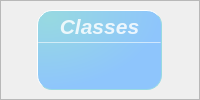
                       <widget class="QFrame" name="frame_6">
                        <property name="frameShape">
                         <enum>QFrame::StyledPanel</enum>
                        </property>
                        <property name="frameShadow">
                         <enum>QFrame::Raised</enum>
                        </property>
                        <layout class="QHBoxLayout" name="horizontalLayout_22">
                         <property name="spacing">
                          <number>6</number>
                         </property>
                         <property name="leftMargin">
                          <number>5</number>
                         </property>
                         <property name="topMargin">
                          <number>5</number>
                         </property>
                         <property name="rightMargin">
                          <number>5</number>
                         </property>
                         <property name="bottomMargin">
                          <number>5</number>
                         </property>
                         <item>
                          <widget class="QFrame" name="Class_QF1">
                           <property name="minimumSize">
                            <size>
                             <width>125</width>
                             <height>80</height>
                            </size>
                           </property>
                           <property name="maximumSize">
                            <size>
                             <width>125</width>
                             <height>80</height>
                            </size>
                           </property>
                           <property name="toolTipDuration">
                            <number>0</number>
                           </property>
                           <property name="styleSheet">
                            <string notr="true">QFrame#Class_QF1{
color: rgb(255, 255, 255);
border-radius: 15px;
background-color:qradialgradient(cx:0, cy:0, radius:1, fx:0.1, fy:0.1, stop:0  #97D9E1,  stop:1   #8EC5FC);
border: 1px outset #97D9E1;
}
</string>
                           </property>
                           <property name="frameShape">
                            <enum>QFrame::StyledPanel</enum>
                           </property>
                           <property name="frameShadow">
                            <enum>QFrame::Raised</enum>
                           </property>
                           <layout class="QVBoxLayout" name="verticalLayout_7" stretch="0,2,1">
                            <property name="spacing">
                             <number>0</number>
                            </property>
                            <property name="leftMargin">
                             <number>0</number>
                            </property>
                            <property name="topMargin">
                             <number>0</number>
                            </property>
                            <property name="rightMargin">
                             <number>0</number>
                            </property>
                            <property name="bottomMargin">
                             <number>0</number>
                            </property>
                            <item>
                             <widget class="QFrame" name="Class_top1">
                              <property name="styleSheet">
                               <string notr="true">border:none</string>
                              </property>
                              <property name="frameShape">
                               <enum>QFrame::StyledPanel</enum>
                              </property>
                              <property name="frameShadow">
                               <enum>QFrame::Raised</enum>
                              </property>
                              <layout class="QHBoxLayout" name="horizontalLayout_11">
                               <property name="spacing">
                                <number>0</number>
                               </property>
                               <property name="leftMargin">
                                <number>0</number>
                               </property>
                               <property name="topMargin">
                                <number>3</number>
                               </property>
                               <property name="rightMargin">
                                <number>0</number>
                               </property>
                               <property name="bottomMargin">
                                <number>3</number>
                               </property>
                               <item>
                                <widget class="QLabel" name="label_5">
                                 <property name="maximumSize">
                                  <size>
                                   <width>16777215</width>
                                   <height>30</height>
                                  </size>
                                 </property>
                                 <property name="font">
                                  <font>
                                   <family>Segoe UI</family>
                                   <pointsize>16</pointsize>
                                   <italic>true</italic>
                                   <bold>true</bold>
                                  </font>
                                 </property>
                                 <property name="styleSheet">
                                  <string notr="true">color: rgba(255, 255,255, 210);
text-align:center;
font: 700 italic 16pt &quot;Segoe UI&quot;;</string>
                                 </property>
                                 <property name="text">
                                  <string>Classes</string>
                                 </property>
                                 <property name="alignment">
                                  <set>Qt::AlignCenter</set>
                                 </property>
                                 <property name="indent">
                                  <number>0</number>
                                 </property>
                                </widget>
                               </item>
                              </layout>
                             </widget>
                            </item>
                            <item>
                             <widget class="Line" name="line_2">
                              <property name="maximumSize">
                               <size>
                                <width>16777215</width>
                                <height>1</height>
                               </size>
                              </property>
                              <property name="styleSheet">
                               <string notr="true">background-color: rgba(255, 255, 255, 89);</string>
                              </property>
                              <property name="orientation">
                               <enum>Qt::Horizontal</enum>
                              </property>
                             </widget>
                            </item>
                            <item>
                             <widget class="QFrame" name="Class_bottom1">
                              <property name="styleSheet">
                               <string notr="true">border:none</string>
                              </property>
                              <property name="frameShape">
                               <enum>QFrame::StyledPanel</enum>
                              </property>
                              <property name="frameShadow">
                               <enum>QFrame::Raised</enum>
                              </property>
                              <layout class="QVBoxLayout" name="verticalLayout_8">
                               <property name="spacing">
                                <number>0</number>
                               </property>
                               <property name="leftMargin">
                                <number>0</number>
                               </property>
                               <property name="topMargin">
                                <number>6</number>
                               </property>
                               <property name="rightMargin">
                                <number>0</number>
                               </property>
                               <property name="bottomMargin">
                                <number>6</number>
                               </property>
                               <item alignment="Qt::AlignTop">
                                <widget class="QLabel" name="Class_num1">
                                 <property name="minimumSize">
                                  <size>
                                   <width>0</width>
                                   <height>30</height>
                                  </size>
                                 </property>
                                 <property name="maximumSize">
                                  <size>
                                   <width>16777215</width>
                                   <height>30</height>
                                  </size>
                                 </property>
                                 <property name="font">
                                  <font>
                                   <family>Microsoft YaHei UI</family>
                                   <pointsize>12</pointsize>
                                   <italic>false</italic>
                                   <bold>false</bold>
                                   <underline>false</underline>
                                  </font>
                                 </property>
                                 <property name="styleSheet">
                                  <string notr="true">color: rgb(255, 255, 255);
font: 12pt &quot;Microsoft YaHei UI&quot;;
</string>
                                 </property>
                                 <property name="text">
                                  <string/>
                                 </property>
                                 <property name="alignment">
                                  <set>Qt::AlignCenter</set>
                                 </property>
                                </widget>
                               </item>
                              </layout>
                             </widget>
                            </item>
                           </layout>
                          </widget>
                         </item>
                        </layout>
                       </widget>
